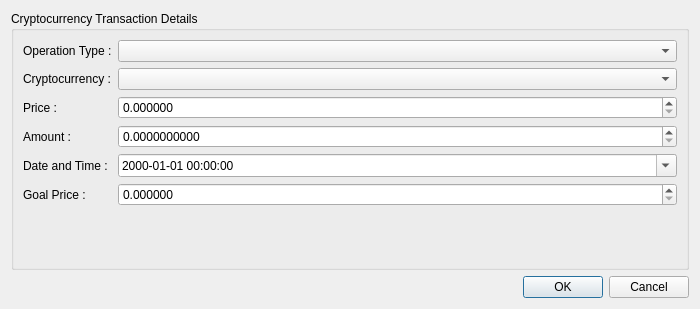
<?xml version="1.0" encoding="UTF-8"?>
<ui version="4.0">
 <class>CryptocurrencyDialog</class>
 <widget class="QDialog" name="CryptocurrencyDialog">
  <property name="geometry">
   <rect>
    <x>0</x>
    <y>0</y>
    <width>700</width>
    <height>309</height>
   </rect>
  </property>
  <property name="minimumSize">
   <size>
    <width>700</width>
    <height>0</height>
   </size>
  </property>
  <property name="windowTitle">
   <string>Dialog</string>
  </property>
  <layout class="QVBoxLayout" name="verticalLayout_2">
   <item>
    <widget class="QGroupBox" name="gbCryptocurrencyTransactionDetails">
     <property name="title">
      <string>Cryptocurrency Transaction Details</string>
     </property>
     <layout class="QFormLayout" name="formLayout">
      <item row="1" column="0">
       <widget class="QLabel" name="lblCryptocurrency">
        <property name="text">
         <string>Cryptocurrency :</string>
        </property>
       </widget>
      </item>
      <item row="1" column="1">
       <widget class="QComboBox" name="cbCryptocurrency"/>
      </item>
      <item row="3" column="0">
       <widget class="QLabel" name="lblPrice">
        <property name="text">
         <string>Price :</string>
        </property>
       </widget>
      </item>
      <item row="3" column="1">
       <widget class="QDoubleSpinBox" name="dsbPrice">
        <property name="decimals">
         <number>6</number>
        </property>
        <property name="maximum">
         <double>1000000.000000000000000</double>
        </property>
       </widget>
      </item>
      <item row="4" column="0">
       <widget class="QLabel" name="lblAmount">
        <property name="text">
         <string>Amount :</string>
        </property>
       </widget>
      </item>
      <item row="4" column="1">
       <widget class="QDoubleSpinBox" name="dsbAmount">
        <property name="decimals">
         <number>10</number>
        </property>
        <property name="maximum">
         <double>100000000.000000000000000</double>
        </property>
       </widget>
      </item>
      <item row="5" column="0">
       <widget class="QLabel" name="lblDateTime">
        <property name="text">
         <string>Date and Time :</string>
        </property>
       </widget>
      </item>
      <item row="5" column="1">
       <widget class="QDateTimeEdit" name="dteDateTime">
        <property name="maximumDate">
         <date>
          <year>2250</year>
          <month>12</month>
          <day>31</day>
         </date>
        </property>
        <property name="minimumDate">
         <date>
          <year>2000</year>
          <month>1</month>
          <day>1</day>
         </date>
        </property>
        <property name="displayFormat">
         <string>yyyy-MM-dd hh:mm:ss</string>
        </property>
        <property name="calendarPopup">
         <bool>true</bool>
        </property>
       </widget>
      </item>
      <item row="6" column="0">
       <widget class="QLabel" name="lblGoalPrice">
        <property name="text">
         <string>Goal Price :</string>
        </property>
       </widget>
      </item>
      <item row="6" column="1">
       <widget class="QDoubleSpinBox" name="dsbGoalPrice">
        <property name="decimals">
         <number>6</number>
        </property>
        <property name="maximum">
         <double>1000000.000000000000000</double>
        </property>
       </widget>
      </item>
      <item row="0" column="0">
       <widget class="QLabel" name="lblOperationType">
        <property name="text">
         <string>Operation Type :</string>
        </property>
       </widget>
      </item>
      <item row="0" column="1">
       <widget class="QComboBox" name="cbOperationType"/>
      </item>
     </layout>
    </widget>
   </item>
   <item>
    <widget class="QDialogButtonBox" name="bbTransactionApproval">
     <property name="orientation">
      <enum>Qt::Horizontal</enum>
     </property>
     <property name="standardButtons">
      <set>QDialogButtonBox::Cancel|QDialogButtonBox::Ok</set>
     </property>
    </widget>
   </item>
   <item>
    <layout class="QVBoxLayout" name="vlStatusBar"/>
   </item>
  </layout>
 </widget>
 <resources/>
 <connections>
  <connection>
   <sender>bbTransactionApproval</sender>
   <signal>accepted()</signal>
   <receiver>CryptocurrencyDialog</receiver>
   <slot>accept()</slot>
   <hints>
    <hint type="sourcelabel">
     <x>227</x>
     <y>278</y>
    </hint>
    <hint type="destinationlabel">
     <x>157</x>
     <y>274</y>
    </hint>
   </hints>
  </connection>
  <connection>
   <sender>bbTransactionApproval</sender>
   <signal>rejected()</signal>
   <receiver>CryptocurrencyDialog</receiver>
   <slot>reject()</slot>
   <hints>
    <hint type="sourcelabel">
     <x>295</x>
     <y>284</y>
    </hint>
    <hint type="destinationlabel">
     <x>286</x>
     <y>274</y>
    </hint>
   </hints>
  </connection>
 </connections>
</ui>
